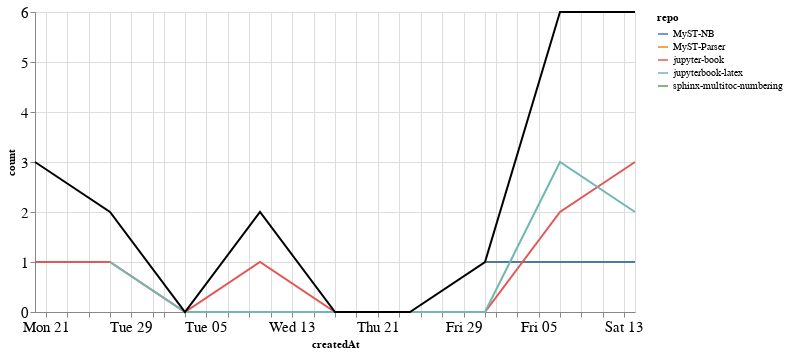

Here is the notebook cell this chart was saved with:
### Markdown cell above
### Comments

### Code cell
comments_time = comments.groupby('repo').resample('W', on='createdAt').count()['author'].reset_index()
comments_time = comments_time.rename(columns={'author': 'count'})
comments_time_total = comments_time.groupby('createdAt').agg({"count": "sum"}).reset_index()
ch1 = alt.Chart(comments_time, width=600).mark_line().encode(
    x='createdAt',
    y='count',
    color='repo',
    tooltip="repo"
)

ch2 = alt.Chart(comments_time_total, width=600).mark_line(color="black").encode(
    x='createdAt',
    y='count',
)

ch1 + ch2

### Figure 1 — Vega-Lite specification as saved in the notebook (floating-point values rounded to 4 significant figures)
{"config": {"axisLeft": {"labelFontSize": 15}, "axisBottom": {"labelFontSize": 15}}, "layer": [{"data": {"name": "data-3e47820d298224cb13f27d5e2413b048"}, "mark": "line", "encoding": {"color": {"type": "nominal", "field": "repo"}, "tooltip": {"type": "nominal", "field": "repo"}, "x": {"type": "temporal", "field": "createdAt"}, "y": {"type": "quantitative", "field": "count"}}, "width": 600}, {"data": {"name": "data-42d1133d736c3091832cf096c1dd5e8b"}, "mark": {"type": "line", "color": "black"}, "encoding": {"x": {"type": "temporal", "field": "createdAt"}, "y": {"type": "quantitative", "field": "count"}}, "width": 600}], "$schema": "https://vega.github.io/schema/vega-lite/v4.8.1.json", "datasets": {"data-3e47820d298224cb13f27d5e2413b048": [{"repo": "MyST-NB", "createdAt": "2021-01-31T00:00:00", "count": 1}, {"repo": "MyST-NB", "createdAt": "2021-02-07T00:00:00", "count": 1}, {"repo": "MyST-NB", "createdAt": "2021-02-14T00:00:00", "count": 1}, {"repo": "MyST-Parser", "createdAt": "2020-12-20T00:00:00", "count": 2}, {"repo": "jupyter-book", "createdAt": "2020-12-20T00:00:00", "count": 1}, {"repo": "jupyter-book", "createdAt": "2020-12-27T00:00:00", "count": 1}, {"repo": "jupyter-book", "createdAt": "2021-01-03T00:00:00", "count": 0}, {"repo": "jupyter-book", "createdAt": "2021-01-10T00:00:00", "count": 1}, {"repo": "jupyter-book", "createdAt": "2021-01-17T00:00:00", "count": 0}, {"repo": "jupyter-book", "createdAt": "2021-01-24T00:00:00", "count": 0}, {"repo": "jupyter-book", "createdAt": "2021-01-31T00:00:00", "count": 0}, {"repo": "jupyter-book", "createdAt": "2021-02-07T00:00:00", "count": 2}, {"repo": "jupyter-book", "createdAt": "2021-02-14T00:00:00", "count": 3}, {"repo": "jupyterbook-latex", "createdAt": "2020-12-27T00:00:00", "count": 1}, {"repo": "jupyterbook-latex", "createdAt": "2021-01-03T00:00:00", "count": 0}, {"repo": "jupyterbook-latex", "createdAt": "2021-01-10T00:00:00", "count": 0}, {"repo": "jupyterbook-latex", "createdAt": "2021-01-17T00:00:00", "count": 0}, {"repo": "jupyterbook-latex", "createdAt": "2021-01-24T00:00:00", "count": 0}, {"repo": "jupyterbook-latex", "createdAt": "2021-01-31T00:00:00", "count": 0}, {"repo": "jupyterbook-latex", "createdAt": "2021-02-07T00:00:00", "count": 3}, {"repo": "jupyterbook-latex", "createdAt": "2021-02-14T00:00:00", "count": 2}, {"repo": "sphinx-multitoc-numbering", "createdAt": "2021-01-10T00:00:00", "count": 1}], "data-42d1133d736c3091832cf096c1dd5e8b": [{"createdAt": "2020-12-20T00:00:00", "count": 3}, {"createdAt": "2020-12-27T00:00:00", "count": 2}, {"createdAt": "2021-01-03T00:00:00", "count": 0}, {"createdAt": "2021-01-10T00:00:00", "count": 2}, {"createdAt": "2021-01-17T00:00:00", "count": 0}, {"createdAt": "2021-01-24T00:00:00", "count": 0}, {"createdAt": "2021-01-31T00:00:00", "count": 1}, {"createdAt": "2021-02-07T00:00:00", "count": 6}, {"createdAt": "2021-02-14T00:00:00", "count": 6}]}}
